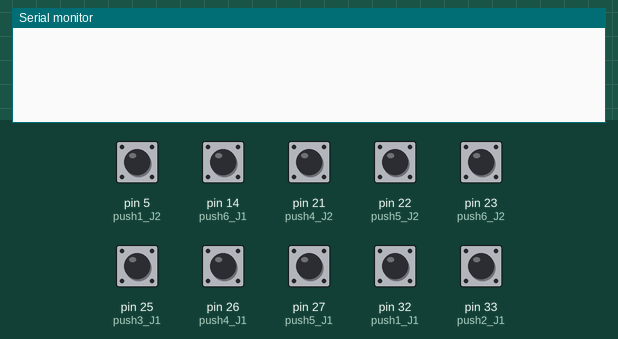
Recording of a sketch running on a simulated Arduino Mega 2560, built with avr-gcc and run on an emulated ATmega2560. Parts: the last lines printed to the serial monitor. The inputs (shaded band) are chosen by the test bench; at power-on: pin 5 (push1_J2), pin 14 (push6_J1), pin 21 (push4_J2), pin 22 (push5_J2), pin 23 (push6_J2), pin 25 (push3_J1), pin 26 (push4_J1), pin 27 (push5_J1), pin 32 (push1_J1), pin 33 (push2_J1) HIGH.

Above: at 1.2 s.
1.3 s: pin 5 (push1_J2) pulled LOW for 0.15 s
At 2.6 s:
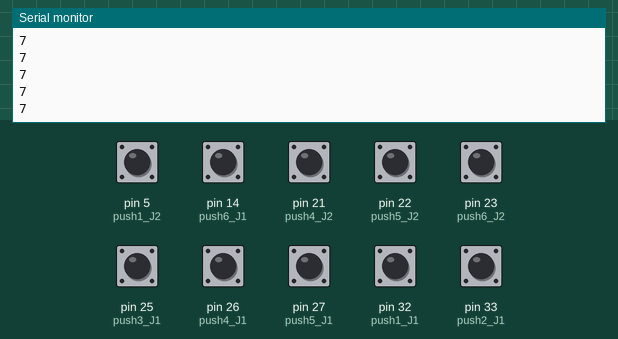
2.9 s: pin 21 (push4_J2) pulled LOW for 0.15 s
At 3.9 s:
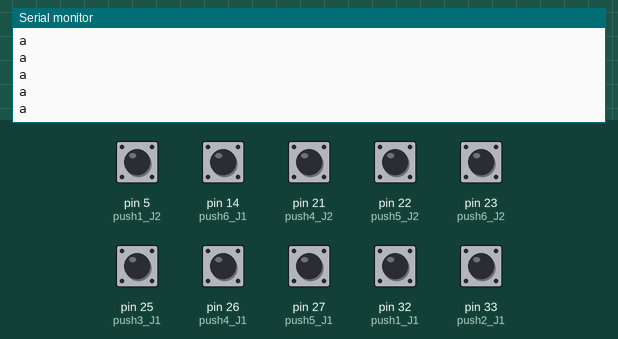
4.5 s: pin 22 (push5_J2) pulled LOW for 0.15 s
At 5.1 s:
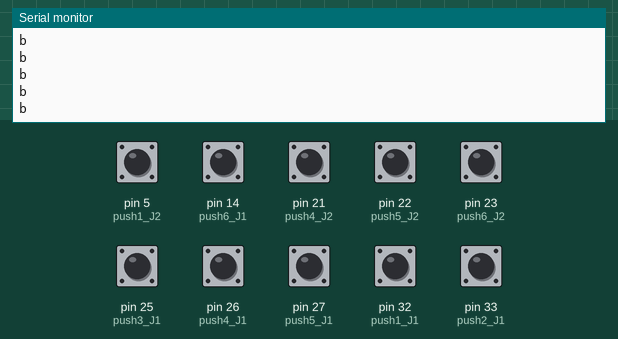
6.1 s: pin 23 (push6_J2) pulled LOW for 0.15 s
At 7.4 s:
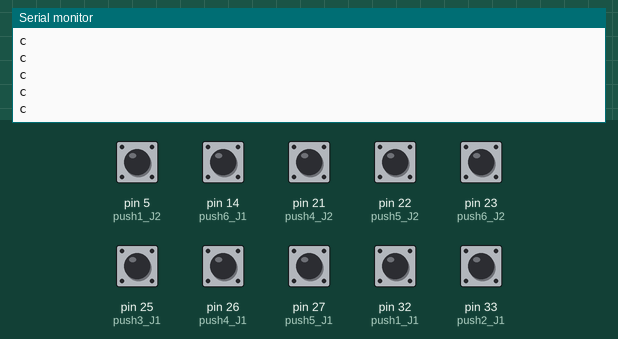
7.7 s: pin 14 (push6_J1) pulled LOW for 0.15 s
At 8.9 s:
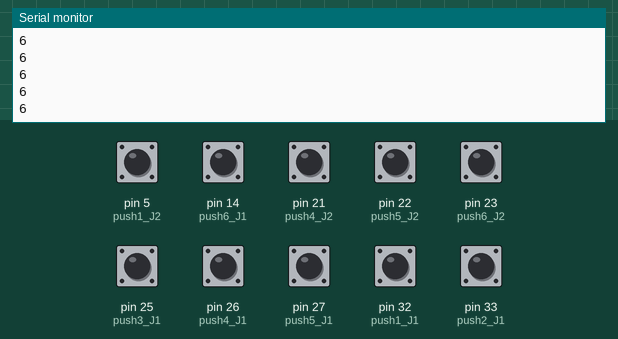
9.3 s: pin 25 (push3_J1) pulled LOW for 0.15 s
At 10.1 s:
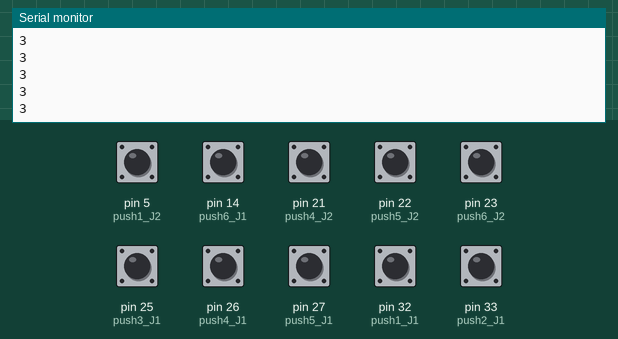
Timing chart, 0 to 11.9 s (numbered marks = the images above; inputs shaded):
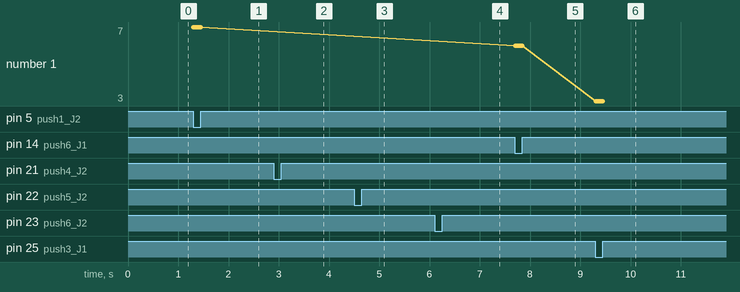

Measured:
- after the input at 1.3 s, the serial monitor: prints a new line at once (image 1)
- after the input at 2.9 s, the serial monitor: prints a new line at once (image 2)
- after the input at 4.5 s, the serial monitor: prints a new line at once (image 3)
- after the input at 6.1 s, the serial monitor: prints a new line at once (image 4)
- after the input at 7.7 s, the serial monitor: prints a new line at once (image 5)
- after the input at 9.3 s, the serial monitor: prints a new line at once (image 6)
- plotted number 1: 7 → 6 after the input at 7.7 s, 6 → 3 after the input at 9.3 s

The sketch:

control_program.ino
```cpp
#define led 2
#define RX2 16  //Pines GPIO
#define TX2 17
#define RX1 2
#define TX1 4

const int push1_J1 = 32;
const int push2_J1 = 33;
const int push3_J1 = 25;
const int push4_J1 = 26;
const int push5_J1 = 27;
const int push6_J1 = 14;

const int push1_J2 = 5;
const int push2_J2 = 18;
const int push3_J2 = 19;
const int push4_J2 = 21;
const int push5_J2 = 22;
const int push6_J2 = 23;

int antirrebote1;
int antirrebote2;
int antirrebote3;
int antirrebote4;
int antirrebote5;
int antirrebote6;
int antirrebote7;
int antirrebote8;
int antirrebote9;
int antirrebote10;
int antirrebote11;
int antirrebote12;

void setup() {
  Serial.begin(9600);
  Serial1.begin(9600);
  Serial2.begin(9600);

  pinMode(push1_J1, INPUT_PULLUP);
  pinMode(push2_J1, INPUT_PULLUP);
  pinMode(push3_J1, INPUT_PULLUP);
  pinMode(push4_J1, INPUT_PULLUP);
  pinMode(push5_J1, INPUT_PULLUP);
  pinMode(push6_J1, INPUT_PULLUP);

  pinMode(push1_J2, INPUT_PULLUP);
  pinMode(push2_J2, INPUT_PULLUP);
  pinMode(push3_J2, INPUT_PULLUP);
  pinMode(push4_J2, INPUT_PULLUP);
  pinMode(push5_J2, INPUT_PULLUP);
  pinMode(push6_J2, INPUT_PULLUP);

}

void loop() {
  // put your main code here, to run repeatedly:
  if (digitalRead(push1_J1) == 0){
    Serial.println('1');
    Serial2.write('1');
  } else if (digitalRead(push2_J1) == 0){
    Serial.println('2');
    Serial2.write('2');
  } else if (digitalRead(push3_J1) == 0){
    Serial.println('3');
    Serial2.write('3');
  } else if (digitalRead(push4_J1) == 0){
    Serial.println('4');
    Serial2.write('4');
  } else if (digitalRead(push5_J1) == 0){
    Serial.println('5');
    Serial2.write('5');
  } else if (digitalRead(push6_J1) == 0){
    Serial.println('6');
    Serial2.write('6');
  }
  delay(5);
  if (digitalRead(push1_J2) == 0){
    Serial.println('7');
    Serial1.write('7');
  } else if (digitalRead(push2_J2) == 0){
    Serial.println('8');
    Serial1.write('8');
  } else if (digitalRead(push3_J2) == 0){
    Serial.println('9');
    Serial1.write('9');
  } else if (digitalRead(push4_J2) == 0){
    Serial.println('a');
    Serial1.write('a');
  } else if (digitalRead(push5_J2) == 0){
    Serial.println('b');
    Serial1.write('b');
  } else if (digitalRead(push6_J2) == 0){
    Serial.println('c');
    Serial1.write('c');
  }
  delay(5);
}
```
